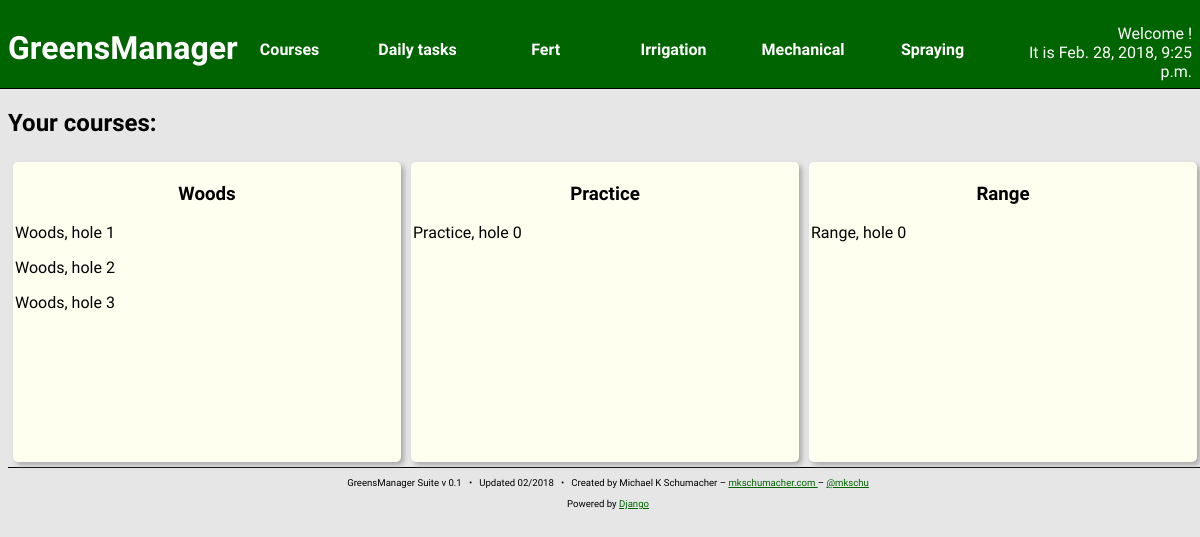
Page /courses/ on the committed database.
### courses/models.py (models this page shows)
class Course(models.Model):
    name = models.CharField(max_length=256)
    created_at = models.DateTimeField(auto_now_add=True)
    updated_at = models.DateTimeField(auto_now=True)
    def __str__(self):
        return "%s" % (self.name)

class Hole(models.Model):
    number = models.IntegerField()
    nickname = models.CharField(max_length=256,
                                null = True,
                                blank = True)
    par = models.IntegerField(default = 4)
    yardage = models.IntegerField()
    course = models.ForeignKey(Course, related_name='hole')
    created_at = models.DateTimeField(auto_now_add=True)
    updated_at = models.DateTimeField(auto_now=True)
    def __str__(self):
        return "%s, hole %d" % (self.course,
                                self.number)

### courses/views.py (the view)
# urls.py: url(r'^', views.index),
def index(request):
    curr_time = now()
    courses = Course.objects.all()
    holes = Hole.objects.all()
    context = {
        'curr_time': curr_time,
        'courses': courses,
        'holes': holes,
    }
    return render(request, 'courses/index.html', context)

### courses/templates/courses/index.html
{% include "head.html" %}
<h2>Your courses:</h2>
{% for c in courses %}
<section class="content-block">
<div class="scroll-container">
    <h3>{{ c.name }}</h3>
    {% for h in c.hole.all %}
        <p>{{ h }}</p>
    {% endfor %}
</div>
</section>
{% endfor %}
{% include "foot.html" %}

### greensManager/static/styles/main.css (style rules this page uses)
body { background: #e6e6e6; font-family: 'Quattrocento Sans', sans-serif; width: 100vw; overflow: hidden; }
.content-block { width: 32%; float: left; border-radius: 5px; margin: 5px; padding: 2px; background: ivory; box-shadow: 3px 3px 5px darkgray; height: 37vh; overflow: hidden; }
.scroll-container { height: 100%; overflow: auto; overflow-scrolling: auto; }
.content-block h3 { text-align: center; }

### rows in the picture
Course: name "Woods"
Hole: course+number "Woods, hole 1"
Hole: course+number "Woods, hole 2"
Hole: course+number "Woods, hole 3"
Course: name "Practice"
Hole: course+number "Practice, hole 0"
Course: name "Range"
Hole: course+number "Range, hole 0"
